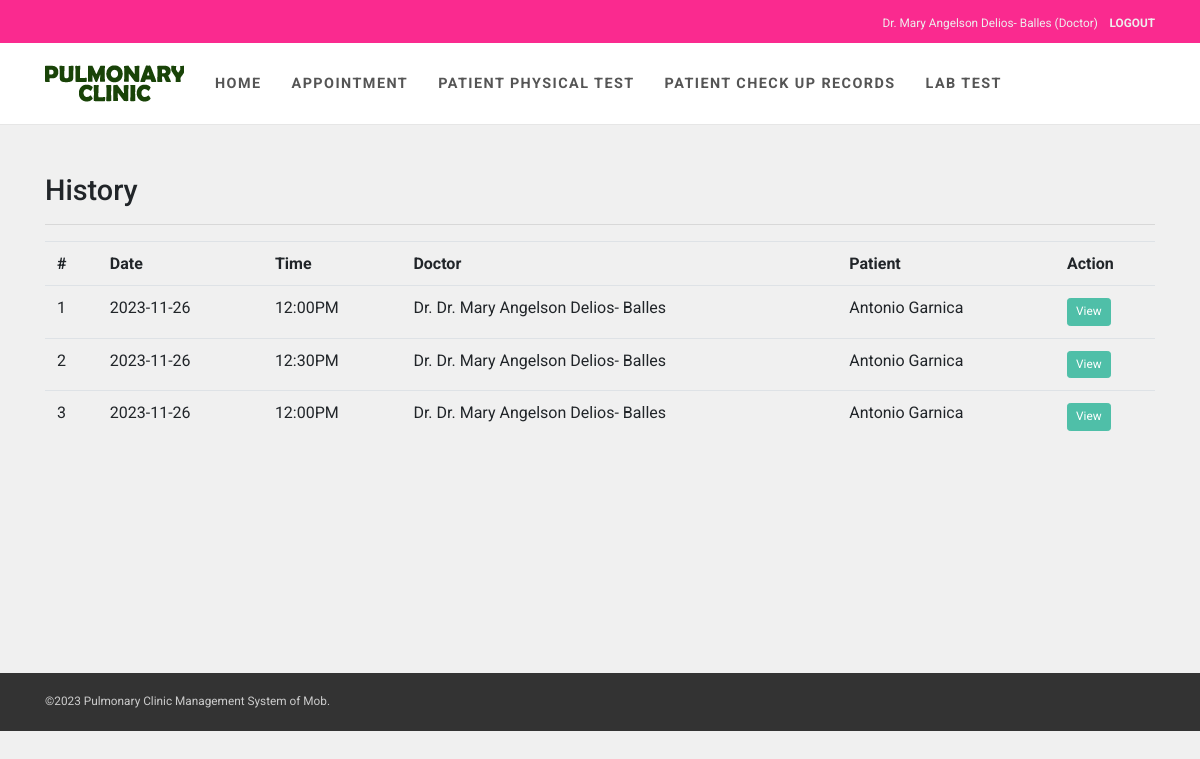
The page /pages/history.php (signed in) on the database its author committed.
### tables this page shows
CREATE TABLE `appointment` (
  `Id` int(11) NOT NULL AUTO_INCREMENT,
  `patientId` int(11) DEFAULT NULL,
  `appointmentDate` date DEFAULT NULL,
  `status` varchar(30) DEFAULT 'Pending',
  `dateAdded` date DEFAULT NULL,
  `appointmentTime` varchar(10) DEFAULT NULL,
  `purpose` text,
  `doctorId` int(11) DEFAULT NULL,
  PRIMARY KEY (`Id`)
);

CREATE TABLE `user` (
  `Id` tinyint(11) NOT NULL AUTO_INCREMENT,
  `username` varchar(100) NOT NULL DEFAULT '',
  `password` varchar(100) NOT NULL,
  `firstName` varchar(150) DEFAULT NULL,
  `lastName` varchar(150) DEFAULT NULL,
  `status` varchar(255) DEFAULT 'Inactive',
  `role` varchar(20) DEFAULT NULL,
  `dateAdded` date DEFAULT NULL,
  `phone` varchar(255) DEFAULT NULL,
  `email` varchar(255) DEFAULT NULL,
  `isDeleted` varchar(255) DEFAULT 'false',
  `birthday` date DEFAULT NULL,
  `doctorId` int(11) DEFAULT NULL,
  `image` varchar(255) DEFAULT NULL,
  PRIMARY KEY (`Id`)
);

### config/Models.php (called while the page is built, shortened)
<?php
include "CRUD.php";
function user() {
	$crud = new CRUD;
	$crud->table = "user";
	return $crud;
}
function appointment() {
	$crud = new CRUD;
	$crud->table = "appointment";
	return $crud;
}
?>

### config/CRUD.php (called while the page is built)
<?php class CRUD{var $table;var $obj=array();function arrayToQuery($query){$query_array=array();foreach($query as $key=>$key_value){if($key_value=="NOW()"){$query_array[]="$key=$key_value";}else{$query_array[]="$key='".htmlspecialchars($key_value,ENT_QUOTES)."'";}}return implode(', ',$query_array);}function list($query=""){$query=$query?"where ".$query:"";$db=Database::connect();$pdo=$db->prepare("select * from $this->table $query");$pdo->execute();$result=$pdo->fetchAll(PDO::FETCH_OBJ);Database::disconnect();return $result;}function count($query=""){$query=$query?"where ".$query:"";$db=Database::connect();$pdo=$db->prepare("select * from $this->table $query");$pdo->execute();Database::disconnect();return $pdo->rowCount();}function get($args){$db=Database::connect();$pdo=$db->prepare("select * from $this->table where $args");$pdo->execute();$result=$pdo->fetch(PDO::FETCH_OBJ);Database::disconnect();return $result;}function create(){$object=$this->arrayToQuery($this->obj);$db=Database::connect();$pdo=$db->prepare("insert into $this->table set $object");$pdo->execute();Database::disconnect();}function update($args){$object=$this->arrayToQuery($this->obj);$db=Database::connect();$pdo=$db->prepare("update $this->table set $object where $args");$pdo->execute();Database::disconnect();}function delete($args){$db=Database::connect();$pdo=$db->prepare("delete from $this->table where $args");$pdo->execute();Database::disconnect();}} ?>

### pages/history.php (the view, shortened to what this page needs)
<?php
$ROOT_DIR="../";
include $ROOT_DIR . "templates/header.php";
$appointment_list = appointment()->list();
$role = $_SESSION["user_session"]["role"];
$Id = $_SESSION["user_session"]["Id"];
if ($role=="Doctor") {
  $appointment_list = appointment()->list("doctorId=$Id");
}
function get_doctor($Id){
  $doctor = user()->get("Id=$Id");
  return "Dr. " . $doctor->firstName . " " . $doctor->lastName;
}
?>
<h2>History</h2>
<hr>
<table class="table">
  <tr>
    <th>#</th>
    <th>Date</th>
    <th>Time</th>
    <th>Doctor</th>
    <th>Patient</th>
    <th width="100">Action</th>
  </tr>
  <?php
  $count = 0;
   foreach ($appointment_list as $row):
     $patient = user()->get("Id=$row->patientId");
     $count += 1;
     ?>
    <tr>
      <td><?=$count;?></td>
      <td><?=$row->appointmentDate;?></td>
      <td><?=$row->appointmentTime;?></td>
      <td><?=get_doctor($row->doctorId);?></td>
      <td><?=$patient->firstName;?> <?=$patient->lastName;?></td>
      <td><a href="appointment-detail.php?Id=<?=$row->Id;?>" class="btn btn-primary btn-sm">View</a></td>
    </tr>
  <?php endforeach; ?>
</table>
<?php include $ROOT_DIR . "templates/footer.php"; ?>

### rows shown on the page
appointment: appointmentDate "2023-11-26", appointmentTime "12:00PM", doctorId.lastName "Dr. Dr. Mary Angelson Delios- Balles", user.firstName "Antonio", user.lastName "Garnica"
appointment: appointmentDate "2023-11-26", appointmentTime "12:30PM", doctorId.lastName "Dr. Dr. Mary Angelson Delios- Balles", user.firstName "Antonio", user.lastName "Garnica"
appointment: appointmentDate "2023-11-26", appointmentTime "12:00PM", doctorId.lastName "Dr. Dr. Mary Angelson Delios- Balles", user.firstName "Antonio", user.lastName "Garnica"

### other values the page prints
$_SESSION["user_session"]["firstName"] "Dr. Mary Angelson"
$_SESSION["user_session"]["lastName"] "Delios- Balles"
$_SESSION["user_session"]["role"] "Doctor"
